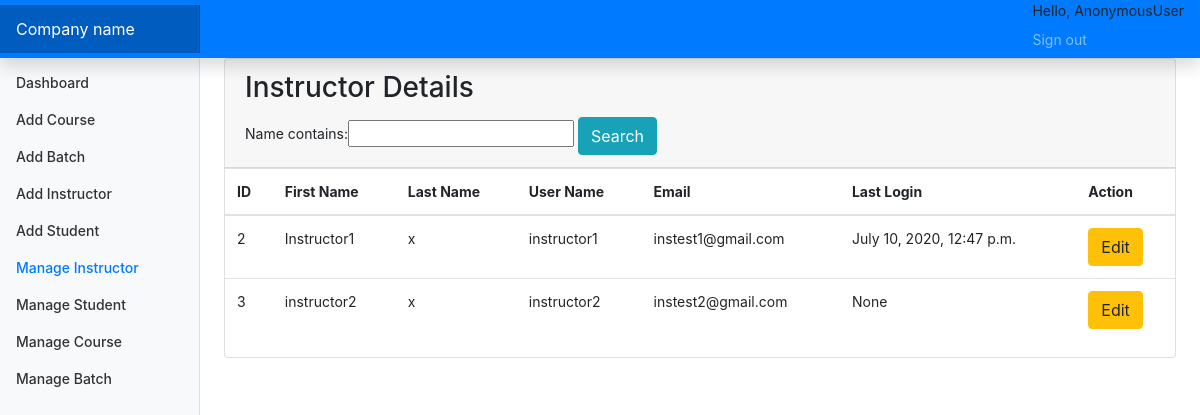
Page /managei on the committed database.
### account/models.py (models this page shows, shortened)
class Instructor(models.Model):
    id=models.AutoField(primary_key=True)
    name=models.CharField(max_length=255,null=True,blank=True)
    user=models.OneToOneField(CustomUser,on_delete=models.CASCADE)
    objects=models.Manager()

class CustomUser(AbstractUser):
    user_type_data=((1,"Admin"),(2,"Instructor"),(3,"Students"))
    user_type=models.CharField(default=1,choices=user_type_data,max_length=10)

### account/views.py (the view)
# urls.py: path('managei',views.manageInstructor,name="managei"),
def manageInstructor(request):
    ins=Instructor.objects.all()
    myfilter=InstructorFilter(request.GET,queryset=ins)
    ins=myfilter.qs
    return render(request,"HOD/manage_instructor.html",{"instructors":ins,"myfilter":myfilter})

### account/templates/HOD/manage_instructor.html (shortened to what this page needs)
{% extends 'base.html'%}
{% block sidebarstuff %}
<li class="nav-item">
    <a class="nav-link" href="{% url 'dashboard' %}">
        Dashboard <span class="sr-only">(current)</span>
    </a>
</li>
<li class="nav-item">
    <a class="nav-link" href="{% url 'addCourses' %}">
        Add Course
    </a>
</li>
<li class="nav-item">
    <a class="nav-link" href="{% url 'addBatch' %}">
        Add Batch
    </a>
</li>
<li class="nav-item">
    <a class="nav-link" href="{% url 'addInstructor' %}">
        Add Instructor
    </a>
</li>
<li class="nav-item">
    <a class="nav-link" href="{% url 'addStudent' %}">
        Add Student
    </a>
</li>
<li class="nav-item">
    <a class="nav-link active" href="{% url 'managei' %}">
        Manage Instructor
    </a>
</li>
<li class="nav-item">
    <a class="nav-link" href="{% url 'manages' %}">
        Manage Student
    </a>
</li>
<li class="nav-item">
    <a class="nav-link" href="{% url 'managec' %}">
        Manage Course
    </a>
</li>
<li class="nav-item">
    <a class="nav-link" href="{% url 'manageb' %}">
        Manage Batch
    </a>
</li>
{% endblock sidebarstuff %}
{% block maincontent %}
<main role="main" class="col-md-9 ml-sm-auto col-lg-10 px-md-4">
    <div class="row">
        <div class="col-md-12 ">
            <div class="card">
                <div class="card-header">
                    <h3 class="card-title">Instructor Details</h3>
                    <div class="card-tools">
                        <div class="input-group input-group-sm" style="width: auto;">
                            <form method="GET">
                                {{myfilter.form}}
                                <button type="submit" class="btn btn-info">Search</button>
                                </form>
                        </div>
                    </div>
                </div>
                <div class="card-body table-responsive p-0">
                    <table class="table table-hover text-nowrap">
                        <thead>
                            <tr>
                                <th>ID</th>
                                <th>First Name</th>
                                <th>Last Name</th>
                                <th>User Name</th>
                                <th>Email</th>
                                <th>Last Login</th>
                                <th>Action</th>
                            </tr>
                        </thead>
                        <tbody>
                            {% for instructor in instructors %}
                            <tr>
                                <td>{{ instructor.user.id }}</td>
                                <td>{{ instructor.user.first_name }}</td>
                                <td>{{ instructor.user.last_name }}</td>
                                <td>{{ instructor.user.username }}</td>
                                <td>{{ instructor.user.email }}</td>
                                <td>{{ instructor.user.last_login }}</td>
                                <td><a href="/edit_instructor/{{ instructor.user.id }}" class="btn btn-warning">Edit</a>
                                </td>
                            </tr>
                            {% endfor %}
                        </tbody>
                    </table>
                </div>
            </div>
        </div>
    </div>
</main>
{% endblock maincontent %}

### staticfiles/css/base.css (style rules this page uses)
body { font-size: .875rem; }
.sidebar .nav-link { font-weight: 500; color: #333; }
.sidebar .nav-link.active { color: #007bff; }

### rows in the picture
Instructor: user.id "2", user.first_name "Instructor1", user.last_name "x", user.username "instructor1", user.email "instest1@gmail.com", user.last_login "July 10, 2020, 12:47 p.m."
Instructor: user.id "3", user.first_name "instructor2", user.last_name "x", user.username "instructor2", user.email "instest2@gmail.com", user.last_login "None"

### other values in the picture
{{ request.user }} "AnonymousUser"
